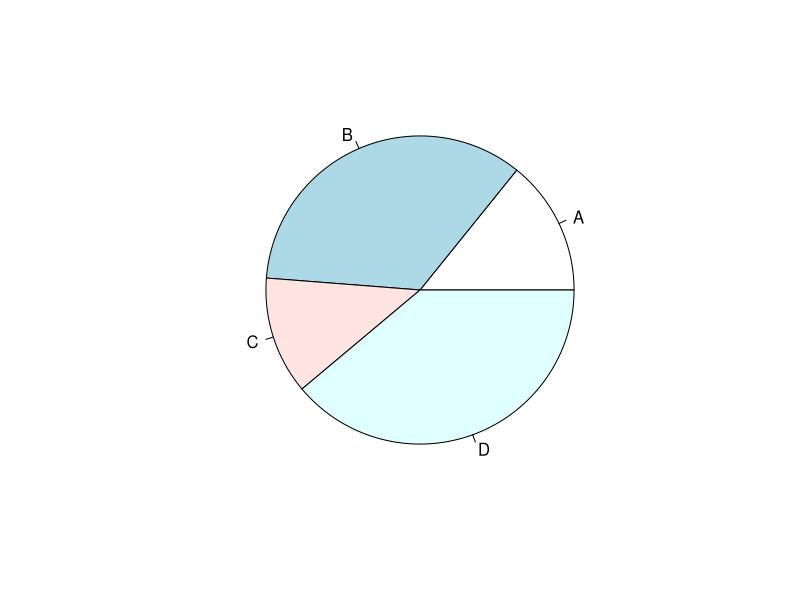
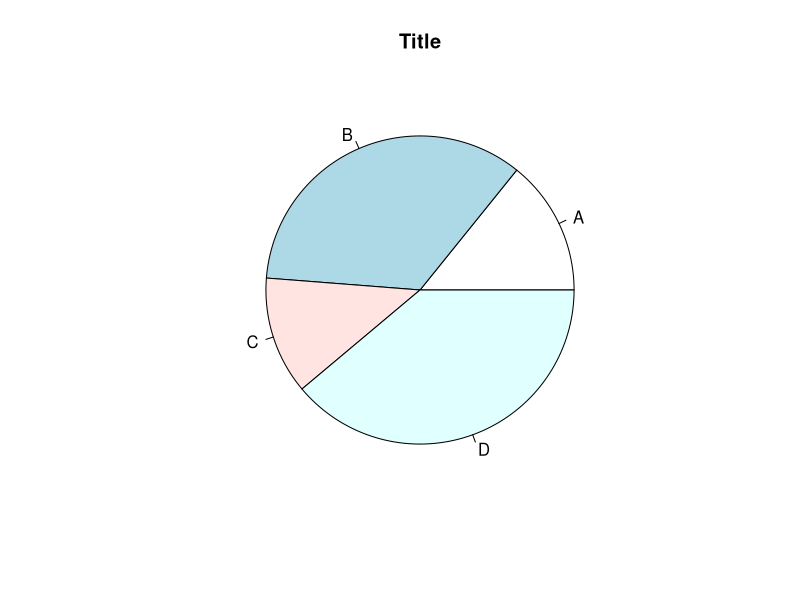
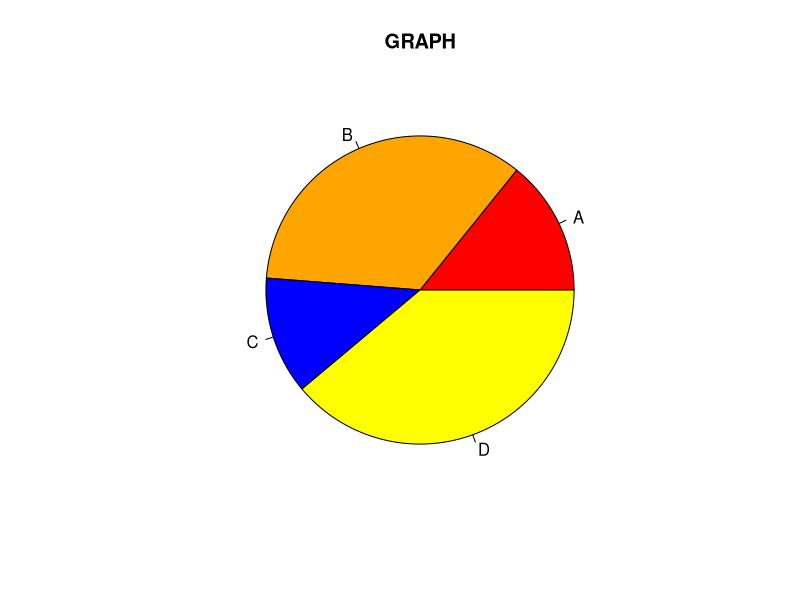
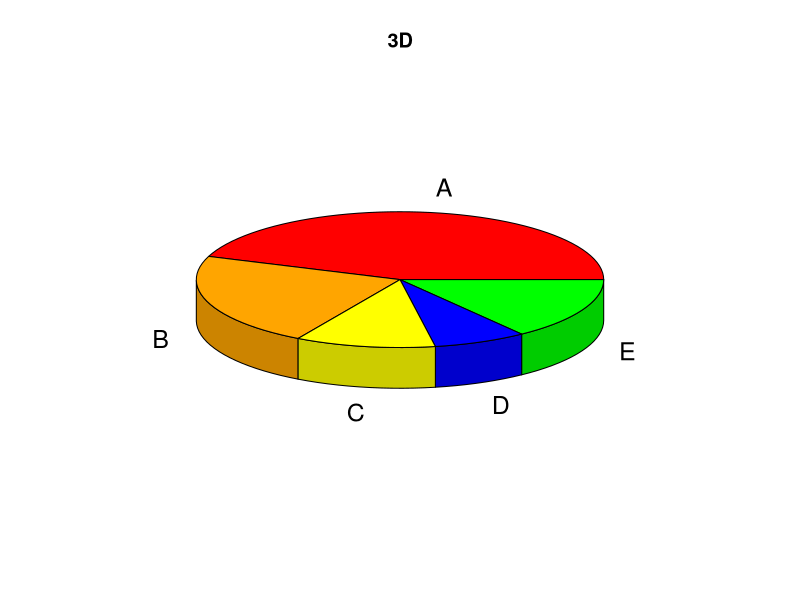

Write R code to recreate these figures, in order.
#piecharts
#it depicts a special chart that uses 'pie slices' where each
#sector shows the relative sizes of data
#pie function used to create pie chart

# syntax: pie(x,labels,radius,main,col)

x<-c(23,56,20,63)
labels<-c("A","B","C","D")
pie(x,labels)
#--------------------------------------------------
x<-c(23,56,20,63)
labels<-c("A","B","C","D")
pie(x,labels,main="Title")
#------------------------------------------------------
x<-c(23,56,20,63)
labels<-c("A","B","C","D")
pie(x,labels,main="GRAPH",
    col=c("Red","Orange","Blue","Yellow"))

#-------------------------------------------
install.packages("plotrix")
library(plotrix)#3D plotting

x<-c(600,300,150,100,200)
pie3D(x,main="3D",labels=c("A","B","C","D","E"),
      col=c("red","orange","yellow","blue","green"))
